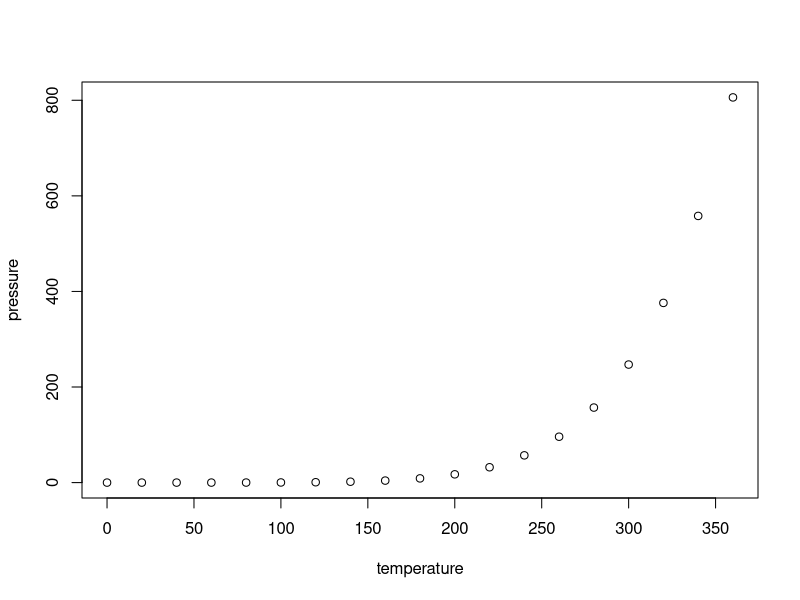
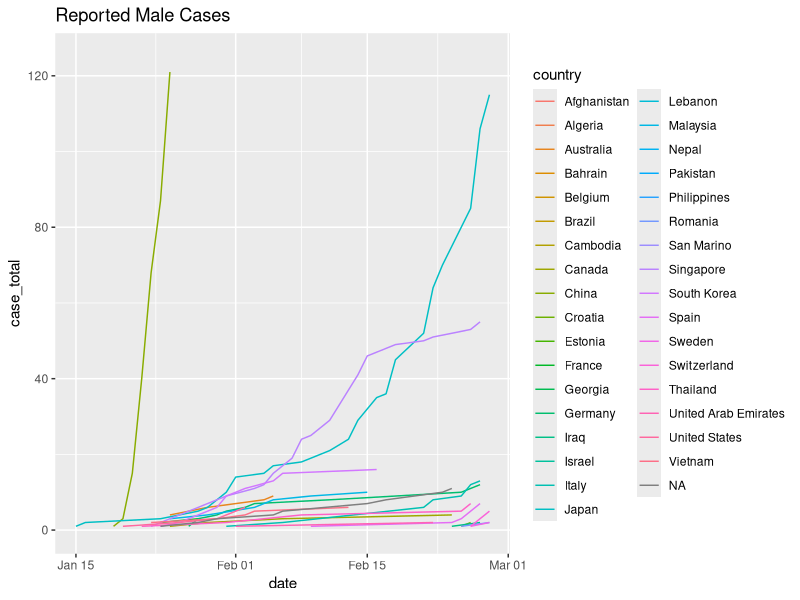
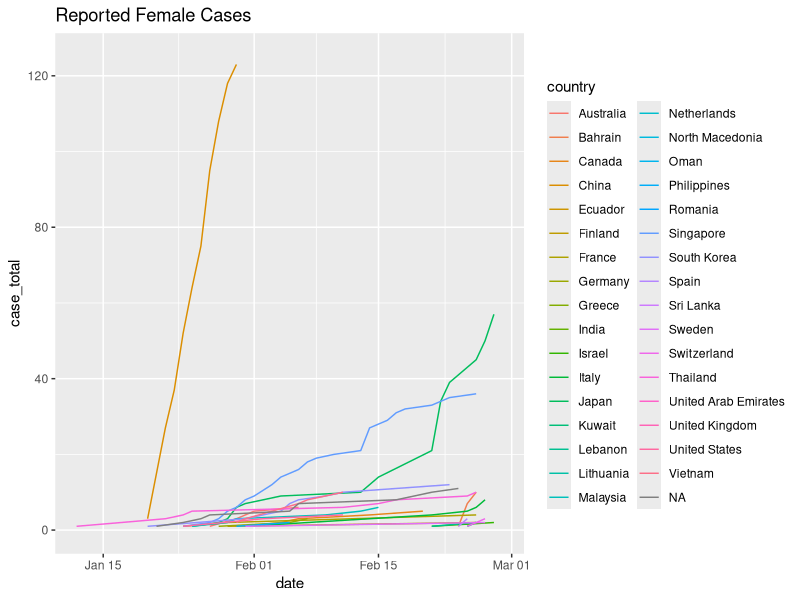
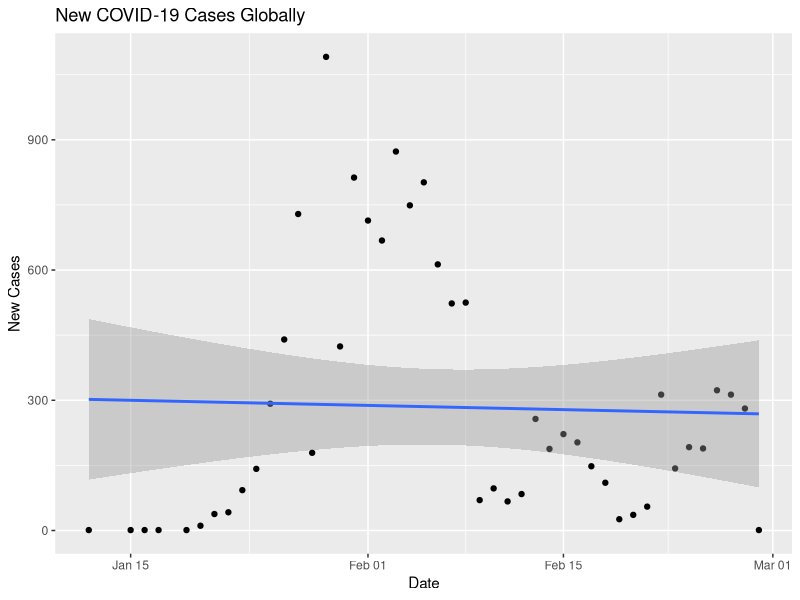

Here is the R script that generated these plots, in order:
## ---- chunk 1
knitr::opts_chunk$set(echo = TRUE)
## ---- chunk 2
library(ggplot2)
library(tidyverse)
library(lubridate)
data <- read_csv("data/final_covid_data.csv")
data
## ---- chunk 3
simple_data <- data %>%
  select("date_confirmation", "country", "sex", "age", "latitude", "longitude")
simple_data
## ---- chunk 4
simple_data <- simple_data %>%
  mutate(date=dmy(`date_confirmation`))%>%
  select(-"date_confirmation")
simple_data
## ---- chunk 5

new_simple_data <- simple_data %>%  mutate(age = as.numeric(age))  %>%
 replace_na(list(latitude=as.integer(mean(.$latitude, na.rm=TRUE)))) %>%
  replace_na(list(longitude=as.integer(mean(.$longitude, na.rm=TRUE)))) %>%
  replace_na(list(age=as.integer(mean(.$age, na.rm=TRUE))))

new_simple_data
 
## ---- chunk 6

## ---- chunk 7
plot(pressure)
## ---- chunk 8
female_data <- simple_data %>%
  filter(sex == "female") %>%
  group_by(country, date) %>%
  summarize(cases=n()) %>%
  mutate(case_total=cumsum(cases))
male_data <- simple_data %>%
  filter(sex == "male") %>%
  group_by(country, date) %>%
  summarize(cases=n()) %>%
  mutate(case_total=cumsum(cases))

male_data %>% ggplot(aes(x=date, y=case_total, color=country)) + geom_line() + labs(title="Reported Male Cases") + ylim(0, 125)
female_data %>% ggplot(aes(x=date, y=case_total, color=country)) + geom_line() + labs(title="Reported Female Cases") + ylim(0, 125)
## ---- chunk 9
global_case_data <- simple_data %>%
  group_by(date) %>%
  summarize(new_cases=n())
## ---- chunk 10
global_case_data %>% ggplot(aes(x=date, y=new_cases)) + 
  geom_point() +
  geom_smooth(method=lm) +
  labs(title="New COVID-19 Cases Globally ", x="Date", y="New Cases")
## ---- chunk 11
regression_model <- lm(new_cases~date, data=global_case_data)
broom::tidy(regression_model)
## ---- chunk 12
location_case_data <- simple_data %>%
  group_by(country, date) %>%
  summarize(new_cases=n())

ry <- lm(new_cases~date+country, data=location_case_data)
broom::tidy(ry)
## ---- chunk 13
age_case_data <- simple_data %>%
  group_by(date, age) %>%
  summarize(new_cases=n())

ry <- lm(new_cases~date+age, data=age_case_data)
broom::tidy(ry)
## ---- chunk 14
age_loc_case_data <- simple_data %>%
  group_by(country, date, age) %>%
  summarize(new_cases=n())

ry <- lm(new_cases~date+country+age, data=age_loc_case_data)
broom::tidy(ry)
